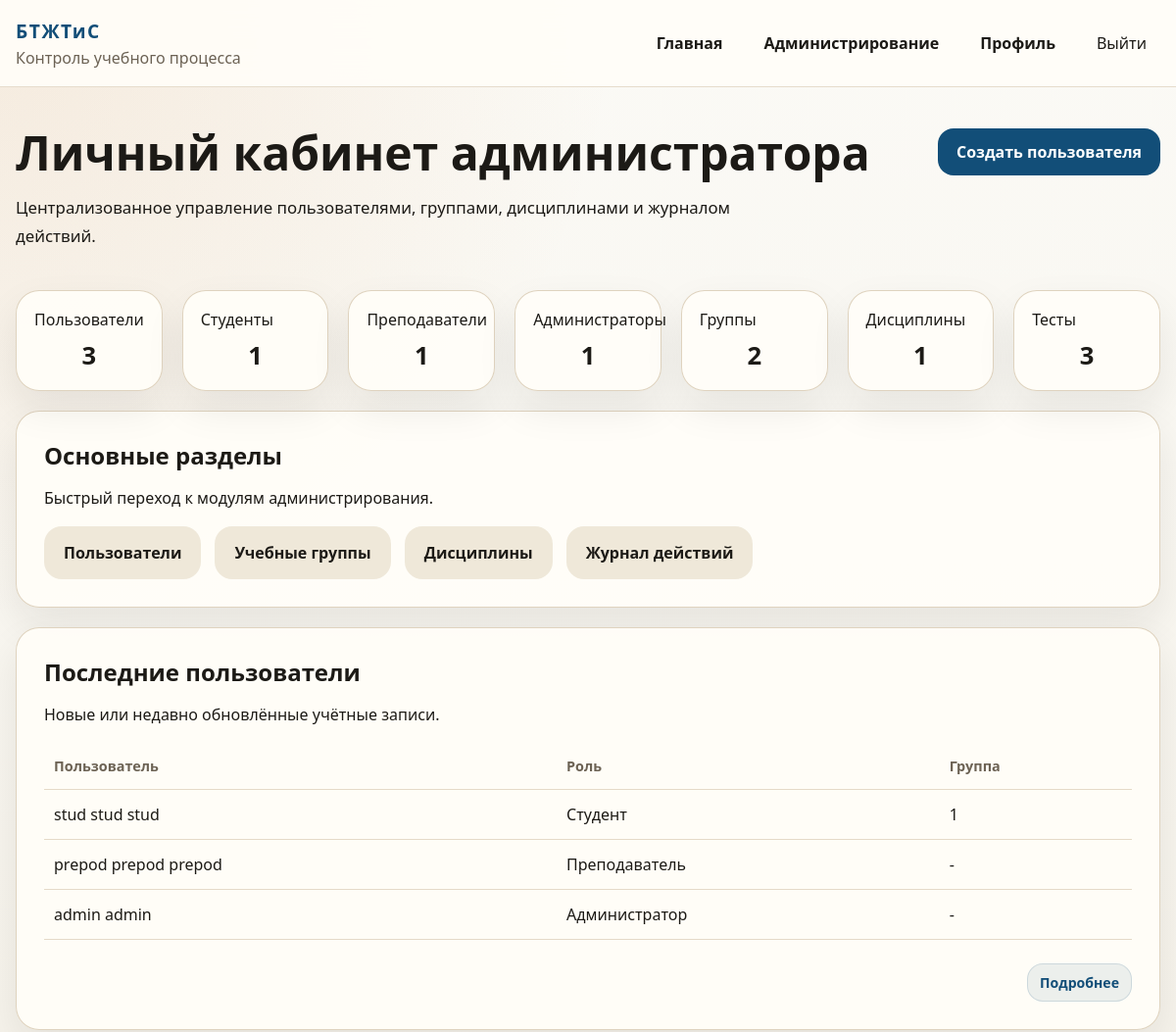
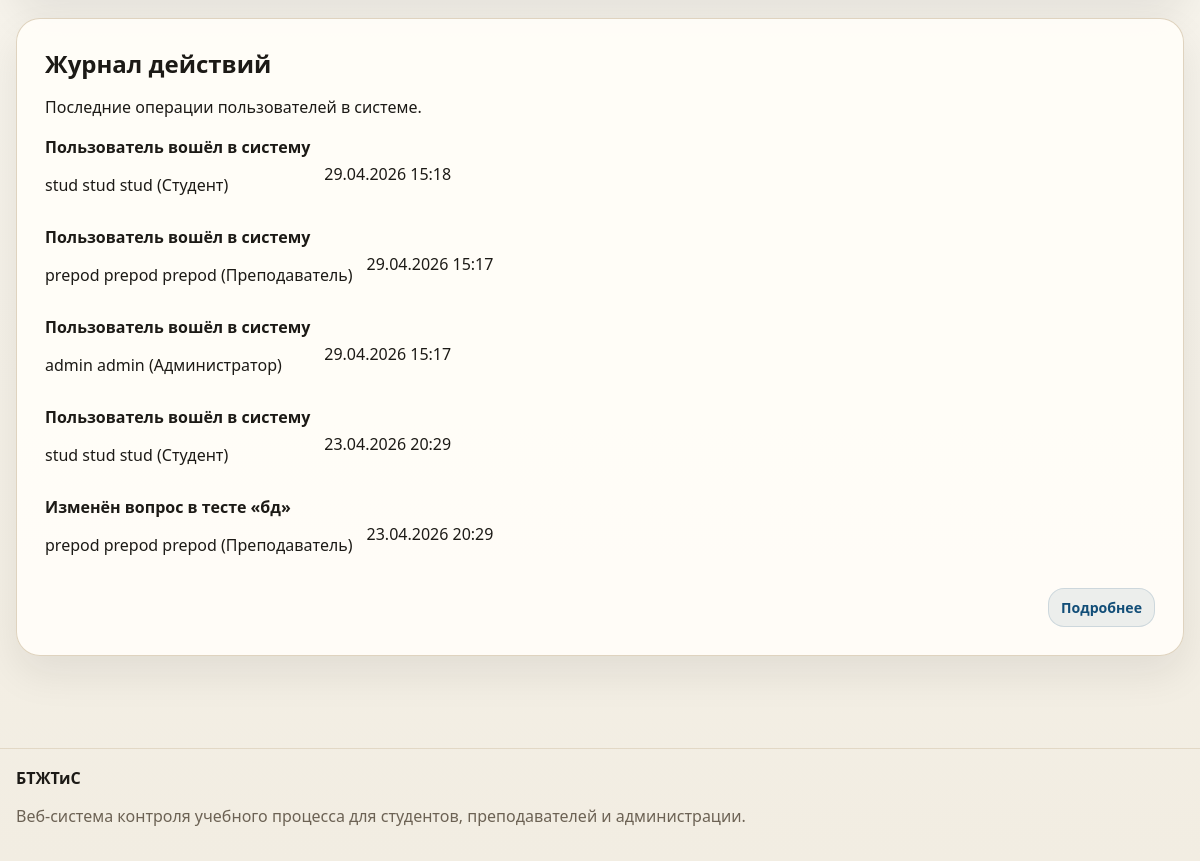
The page /admin-panel/ (signed in) on the database as committed earlier (2 pictures, top to bottom).
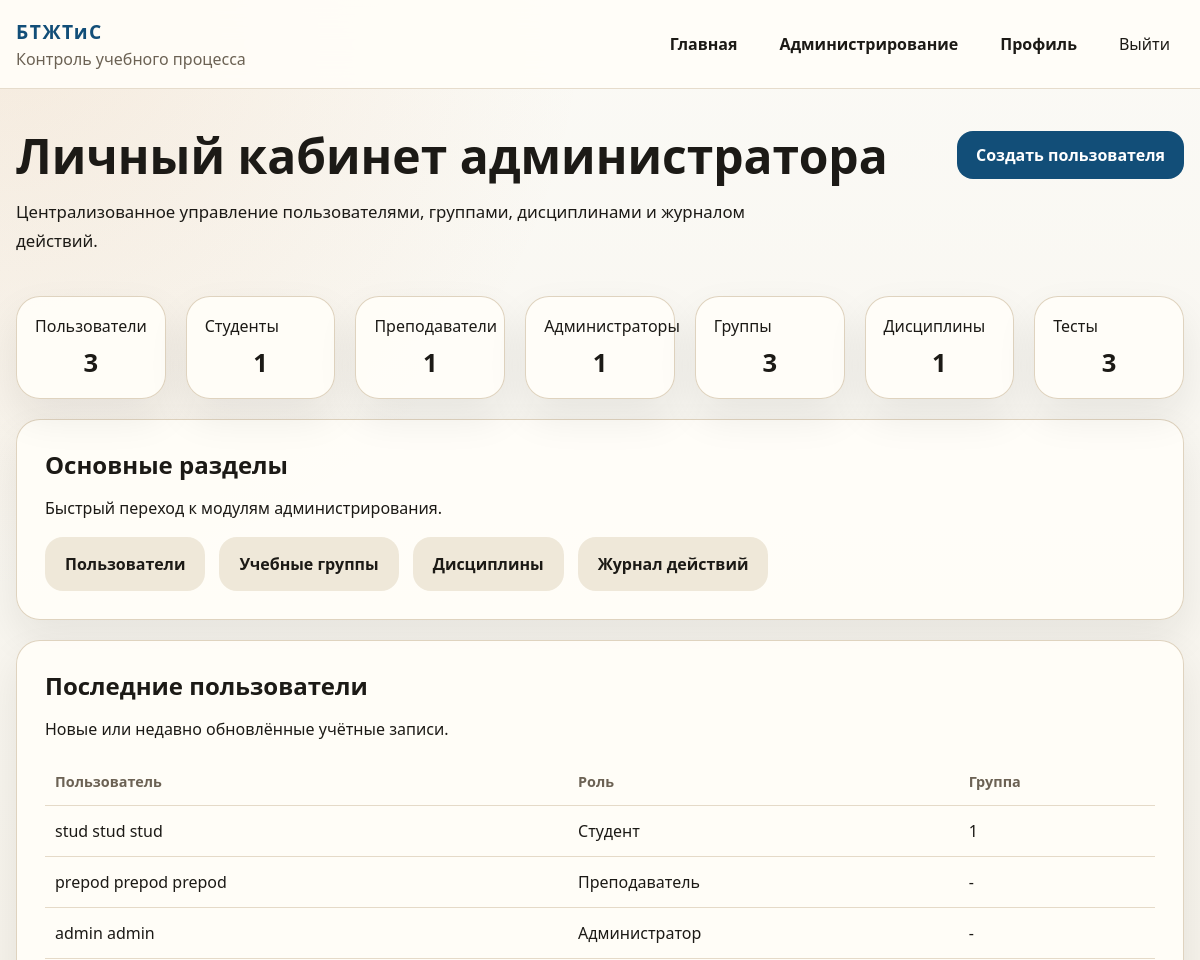
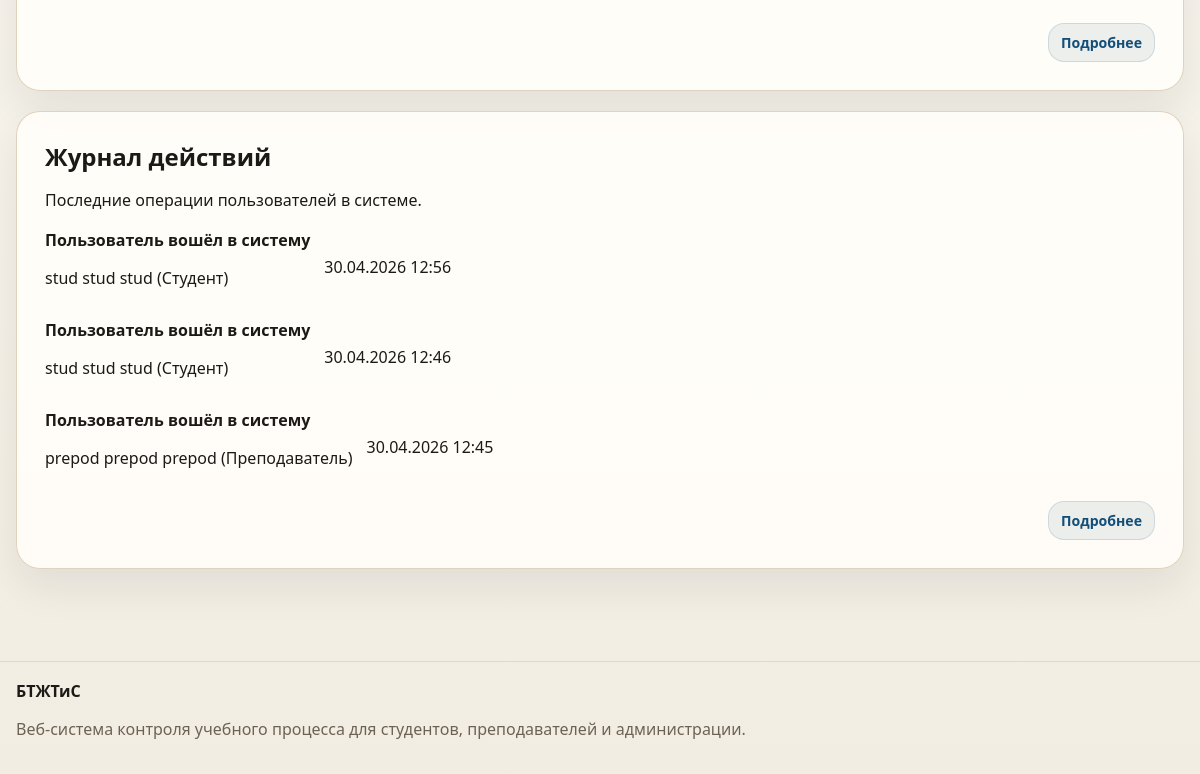
The same page on the database as committed later (2 pictures, top to bottom).
### education/models.py (models this page shows, shortened)
class User(AbstractUser):
    class Role(models.TextChoices):
        STUDENT = ROLE_STUDENT, "Студент"
        TEACHER = ROLE_TEACHER, "Преподаватель"
        ADMINISTRATOR = ROLE_ADMINISTRATOR, "Администратор"
    email = models.EmailField("Электронная почта", unique=True)
    middle_name = models.CharField("Отчество", max_length=150, blank=True)
    phone = models.CharField("Телефон", max_length=32, blank=True)
    bio = models.TextField("О себе", blank=True)
    role = models.CharField(
        "Роль",
        max_length=20,
        choices=Role.choices,
        default=Role.STUDENT,
    )
    academic_group = models.ForeignKey(
        "AcademicGroup",
        on_delete=models.SET_NULL,
        related_name="students",
        blank=True,
        null=True,
        verbose_name="Учебная группа",
    )
    REQUIRED_FIELDS = ["email", "first_name", "last_name"]
    objects = UserManager()
    class Meta:
        ordering = ["last_name", "first_name", "username"]
        verbose_name = "Пользователь"
        verbose_name_plural = "Пользователи"
    @property
    def full_name(self):
        return " ".join(
            part for part in [self.last_name, self.first_name, self.middle_name] if part
        ) or self.username
    @property
    def is_administrator(self):
        return self.role == self.Role.ADMINISTRATOR or self.is_superuser
    def __str__(self):
        return f"{self.full_name} ({self.get_role_display()})"

class AcademicGroup(models.Model):
    name = models.CharField("Название группы", max_length=50, unique=True)
    description = models.TextField("Описание", blank=True)
    curator = models.ForeignKey(
        settings.AUTH_USER_MODEL,
        on_delete=models.SET_NULL,
        blank=True,
        null=True,
        related_name="curated_groups",
        limit_choices_to={"role": ROLE_TEACHER},
        verbose_name="Куратор",
    )
    class Meta:
        ordering = ["name"]
        verbose_name = "Учебная группа"
        verbose_name_plural = "Учебные группы"
    def __str__(self):
        return self.name

class ActivityLog(models.Model):
    class ActionType(models.TextChoices):
        AUTH = "auth", "Авторизация"
        PROFILE = "profile", "Профиль"
        TEST = "test", "Тест"
        ANALYTICS = "analytics", "Аналитика"
        ADMIN = "admin", "Администрирование"
    user = models.ForeignKey(
        settings.AUTH_USER_MODEL,
        on_delete=models.SET_NULL,
        blank=True,
        null=True,
        related_name="activity_logs",
        verbose_name="Пользователь",
    )
    action_type = models.CharField("Тип действия", max_length=20, choices=ActionType.choices)
    description = models.CharField("Описание", max_length=255)
    details = models.JSONField("Детали", blank=True, null=True)
    ip_address = models.GenericIPAddressField("IP-адрес", blank=True, null=True)
    created_at = models.DateTimeField("Дата и время", auto_now_add=True)
    class Meta:
        ordering = ["-created_at"]
        verbose_name = "Журнал действия"
        verbose_name_plural = "Журнал действий"

### education/views.py (the view)
# urls.py: path("admin-panel/", views.admin_dashboard, name="admin_dashboard"),
@role_required(User.Role.ADMINISTRATOR)
def admin_dashboard(request):
    context = {
        "stats": {
            "users": User.objects.count(),
            "students": User.objects.filter(role=User.Role.STUDENT).count(),
            "teachers": User.objects.filter(role=User.Role.TEACHER).count(),
            "admins": User.objects.filter(role=User.Role.ADMINISTRATOR).count(),
            "groups": AcademicGroup.objects.count(),
            "disciplines": Discipline.objects.count(),
            "tests": Test.objects.count(),
        },
        "recent_users": User.objects.order_by("-id")[:5],
        "recent_logs": ActivityLog.objects.select_related("user").all()[:5],
    }
    return render(request, "education/admin_dashboard.html", context)

### education/utils.py (called while the page is built)
def role_required(*roles):
    def decorator(view_func):
        @wraps(view_func)
        def _wrapped_view(request, *args, **kwargs):
            if not request.user.is_authenticated:
                return redirect("login")
            if request.user.is_superuser or request.user.role in roles:
                return view_func(request, *args, **kwargs)
            messages.error(request, "У вас нет доступа к данному разделу.")
            return redirect(dashboard_url_for(request.user))
        return _wrapped_view
    return decorator

### templates/education/admin_dashboard.html (shortened to what this page needs)
{% extends "base.html" %}
{% block content %}
<section class="section">
    <div class="container">
        <div class="page-head page-head-inline">
            <div>
                <h1>Личный кабинет администратора</h1>
                <p>Централизованное управление пользователями, группами, дисциплинами и журналом действий.</p>
            </div>
            <div class="head-actions">
                <a class="btn btn-primary" href="{% url 'education:admin_user_create' %}">Создать пользователя</a>
            </div>
        </div>
        <div class="stats-strip stats-strip-wide stats-strip-centered">
            <article class="mini-stat"><span>Пользователи</span><strong>{{ stats.users }}</strong></article>
            <article class="mini-stat"><span>Студенты</span><strong>{{ stats.students }}</strong></article>
            <article class="mini-stat"><span>Преподаватели</span><strong>{{ stats.teachers }}</strong></article>
            <article class="mini-stat"><span>Администраторы</span><strong>{{ stats.admins }}</strong></article>
            <article class="mini-stat"><span>Группы</span><strong>{{ stats.groups }}</strong></article>
            <article class="mini-stat"><span>Дисциплины</span><strong>{{ stats.disciplines }}</strong></article>
            <article class="mini-stat"><span>Тесты</span><strong>{{ stats.tests }}</strong></article>
        </div>
        <section class="panel panel-top-space">
            <div class="section-head">
                <h2>Основные разделы</h2>
                <p>Быстрый переход к модулям администрирования.</p>
            </div>
            <div class="quick-links">
                <a class="quick-link" href="{% url 'education:admin_user_list' %}">Пользователи</a>
                <a class="quick-link" href="{% url 'education:group_list' %}">Учебные группы</a>
                <a class="quick-link" href="{% url 'education:discipline_list' %}">Дисциплины</a>
                <a class="quick-link" href="{% url 'education:activity_logs' %}">Журнал действий</a>
            </div>
        </section>
        <section class="panel panel-top-space">
            <div class="section-head">
                <h2>Последние пользователи</h2>
                <p>Новые или недавно обновлённые учётные записи.</p>
            </div>
            <div class="table-wrap">
                <table class="data-table">
                    <thead>
                        <tr>
                            <th>Пользователь</th>
                            <th>Роль</th>
                            <th>Группа</th>
                        </tr>
                    </thead>
                    <tbody>
                        {% for item in recent_users %}
                            <tr>
                                <td>{{ item.full_name }}</td>
                                <td>{{ item.get_role_display }}</td>
                                <td>{{ item.academic_group|default:"-" }}</td>
                            </tr>
                        {% endfor %}
                    </tbody>
                </table>
            </div>
            <div class="section-actions section-actions-end section-actions-lower">
                <a class="btn btn-secondary btn-small" href="{% url 'education:admin_user_list' %}">Подробнее</a>
            </div>
        </section>
        <section class="panel panel-top-space">
            <div class="section-head">
                <h2>Журнал действий</h2>
                <p>Последние операции пользователей в системе.</p>
            </div>
            <div class="log-list">
                {% for log in recent_logs %}
                    <article class="log-item">
                        <div>
                            <strong>{{ log.description }}</strong>
                            <p>{{ log.user|default:"Системное действие" }}</p>
                        </div>
                        <span>{{ log.created_at|date:"d.m.Y H:i" }}</span>
                    </article>
                {% empty %}
                    <p class="muted">Журнал пока пуст.</p>
                {% endfor %}
            </div>
            <div class="section-actions section-actions-end">
                <a class="btn btn-secondary btn-small" href="{% url 'education:activity_logs' %}">Подробнее</a>
            </div>
        </section>
    </div>
</section>
{% endblock %}

### templates/base.html (shortened to what this page needs)
{% load static %}
<!DOCTYPE html>
<html lang="ru">
<head>
    <link rel="stylesheet" href="{% static 'education/css/styles.css' %}">
</head>
<body>
    <header class="site-header">
        <div class="container header-inner">
            <a class="brand" href="{% url 'education:home' %}">
                <span class="brand-mark">БТЖТиС</span>
                <span class="brand-text">Контроль учебного процесса</span>
            </a>
            <nav class="main-nav">
                {% if request.resolver_match.view_name != 'education:home' and request.resolver_match.view_name != 'education:register' %}
                    <a href="{% url 'education:home' %}">Главная</a>
                {% endif %}
                {% if user.is_authenticated %}
                    {% if user.is_administrator %}
                        <a href="{% url 'education:admin_dashboard' %}">Администрирование</a>
                    {% else %}
                        <a href="{% url 'education:dashboard' %}">Кабинет</a>
                    {% endif %}
                    <a href="{% url 'education:profile_edit' %}">Профиль</a>
                    <form method="post" action="{% url 'logout' %}" class="inline-form">
                        <button class="nav-button" type="submit">Выйти</button>
                    </form>
                {% else %}
                    <a href="{% url 'education:register' %}" class="nav-accent">Регистрация</a>
                {% endif %}
            </nav>
        </div>
    </header>
    <main class="page-shell">
        {% block content %}{% endblock %}
    </main>
    <footer class="site-footer">
        <div class="container footer-inner">
            <div>
                <strong>БТЖТиС</strong>
                <p>Веб-система контроля учебного процесса для студентов, преподавателей и администрации.</p>
            </div>
        </div>
    </footer>
</body>
</html>

### static/education/css/styles.css (style rules this page uses)
:root { --bg: #f6f4ee; --surface: #fffdf8; --surface-alt: #efe8d9; --border: #dccfb9; --text: #1c1a16; --muted: #6c6254; --primary: #124e78; --primary-dark: #0d3958; --accent: #cb7c2f; --danger: #a63d40; --success: #216869; --shadow: 0 18px 40px rgba(28, 26, 22, 0.08); --radius: 24px; }
*, *::before, *::after { box-sizing: border-box; }
body { margin: 0; font-family: "Segoe UI", Tahoma, Geneva, Verdana, sans-serif; background: radial-gradient(circle at top left, rgba(203, 124, 47, 0.12), transparent 28%), linear-gradient(180deg, #fbfaf6 0%, #f2ede2 100%); color: var(--text); }
a { color: inherit; text-decoration: none; }
.container { width: min(1180px, calc(100% - 32px)); margin: 0 auto; }
.site-header { position: sticky; top: 0; z-index: 20; background: rgba(255, 253, 248, 0.92); backdrop-filter: blur(16px); border-bottom: 1px solid rgba(220, 207, 185, 0.7); }
.header-inner, .footer-inner, .page-head-inline, .head-actions, .main-nav, .hero-actions, .hero-note, .quick-links, .test-meta, .test-actions, .filters-row, .filters-actions, .actions-cell, .checkbox-line, .form-actions, .log-item, .answer-row { display: flex; align-items: center; gap: 14px; }
.header-inner, .footer-inner { justify-content: space-between; padding: 18px 0; }
.brand { display: flex; flex-direction: column; gap: 3px; }
.brand-mark { font-size: 1.2rem; font-weight: 800; letter-spacing: 0.08em; color: var(--primary); }
.brand-text, .field-help, .table-muted, .muted, .site-footer p, .hero-note, .meta-line, .meta-list, .details-content, .filters-row label { color: var(--muted); }
.main-nav { flex-wrap: wrap; justify-content: flex-end; }
.main-nav a, .nav-button { padding: 10px 14px; border-radius: 999px; font-weight: 600; }
.nav-button { border: 0; background: transparent; cursor: pointer; font: inherit; color: inherit; }
.section, .hero { padding: 42px 0; }
.hero-grid, .dashboard-grid, .cards-grid, .stat-grid, .stats-strip, .stats-strip-wide, .form-grid, .formset-grid { display: grid; gap: 20px; }
.hero h1, .page-head h1 { margin: 0 0 12px; font-size: clamp(2rem, 4vw, 3.6rem); line-height: 1.05; }
.hero-text, .page-head p { font-size: 1.05rem; line-height: 1.7; max-width: 760px; }
.hero-panel, .panel, .feature-card, .mini-stat, .stat-card, .details-card { background: rgba(255, 253, 248, 0.94); border: 1px solid rgba(220, 207, 185, 0.9); border-radius: var(--radius); box-shadow: var(--shadow); }
.hero-panel, .panel { padding: 28px; }
.stat-grid, .stats-strip { grid-template-columns: repeat(auto-fit, minmax(150px, 1fr)); }
.stats-strip-wide { grid-template-columns: repeat(auto-fit, minmax(130px, 1fr)); }
.stat-card, .mini-stat { padding: 18px; }
.stat-card strong, .mini-stat strong { display: block; margin-top: 8px; font-size: 1.6rem; }
.stats-strip-centered .mini-stat strong { text-align: center; }
.section-head { margin-bottom: 18px; }
.section-actions { margin-top: 16px; }
.section-actions-end { display: flex; justify-content: flex-end; }
.section-actions-lower { margin-top: 24px; }
.section-head h2, .feature-card h3, .details-card summary { margin: 0 0 8px; }
.btn { display: inline-flex; justify-content: center; align-items: center; gap: 8px; padding: 12px 18px; border-radius: 16px; border: 1px solid transparent; font-weight: 700; cursor: pointer; transition: transform 0.2s ease, box-shadow 0.2s ease, background 0.2s ease; }
.btn-primary { background: var(--primary); color: #fff; }
.btn-secondary { background: rgba(18, 78, 120, 0.08); color: var(--primary); border-color: rgba(18, 78, 120, 0.14); }
.btn-small { padding: 9px 12px; font-size: 0.88rem; }
.quick-links { flex-wrap: wrap; }
.quick-link { padding: 16px 20px; border-radius: 18px; background: var(--surface-alt); font-weight: 700; }
.page-head { margin-bottom: 24px; }
.page-head-inline { justify-content: space-between; align-items: flex-start; }
.panel-top-space { margin-top: 20px; }
.table-wrap { overflow-x: auto; }
.data-table { width: 100%; border-collapse: collapse; }
.data-table th, .data-table td { padding: 14px 10px; border-bottom: 1px solid rgba(220, 207, 185, 0.75); text-align: left; vertical-align: top; }
.data-table th { color: var(--muted); font-size: 0.9rem; font-weight: 700; }
.inline-form, .danger-zone { display: inline-flex; }
.details-list, .log-list { display: grid; gap: 14px; }
.site-footer { margin-top: 50px; border-top: 1px solid rgba(220, 207, 185, 0.7); }

Rows that differ between the two databases and show on the page:
removed ActivityLog: description "Пользователь вошёл в систему", user "stud stud stud (Студент)", created_at "29.04.2026 15:18"
removed ActivityLog: description "Пользователь вошёл в систему", user "prepod prepod prepod (Преподаватель)", created_at "29.04.2026 15:17"
removed ActivityLog: description "Пользователь вошёл в систему", user "admin admin (Администратор)", created_at "29.04.2026 15:17"
removed ActivityLog: description "Пользователь вошёл в систему", user "stud stud stud (Студент)", created_at "23.04.2026 20:29"
removed ActivityLog: description "Изменён вопрос в тесте «бд»", user "prepod prepod prepod (Преподаватель)", created_at "23.04.2026 20:29"
added ActivityLog: description "Пользователь вошёл в систему", user "stud stud stud (Студент)", created_at "30.04.2026 12:56"
added ActivityLog: description "Пользователь вошёл в систему", user "stud stud stud (Студент)", created_at "30.04.2026 12:46"
added ActivityLog: description "Пользователь вошёл в систему", user "prepod prepod prepod (Преподаватель)", created_at "30.04.2026 12:45"
Other text that changed with them:
{{ stats.groups }}: "2" → "3"
